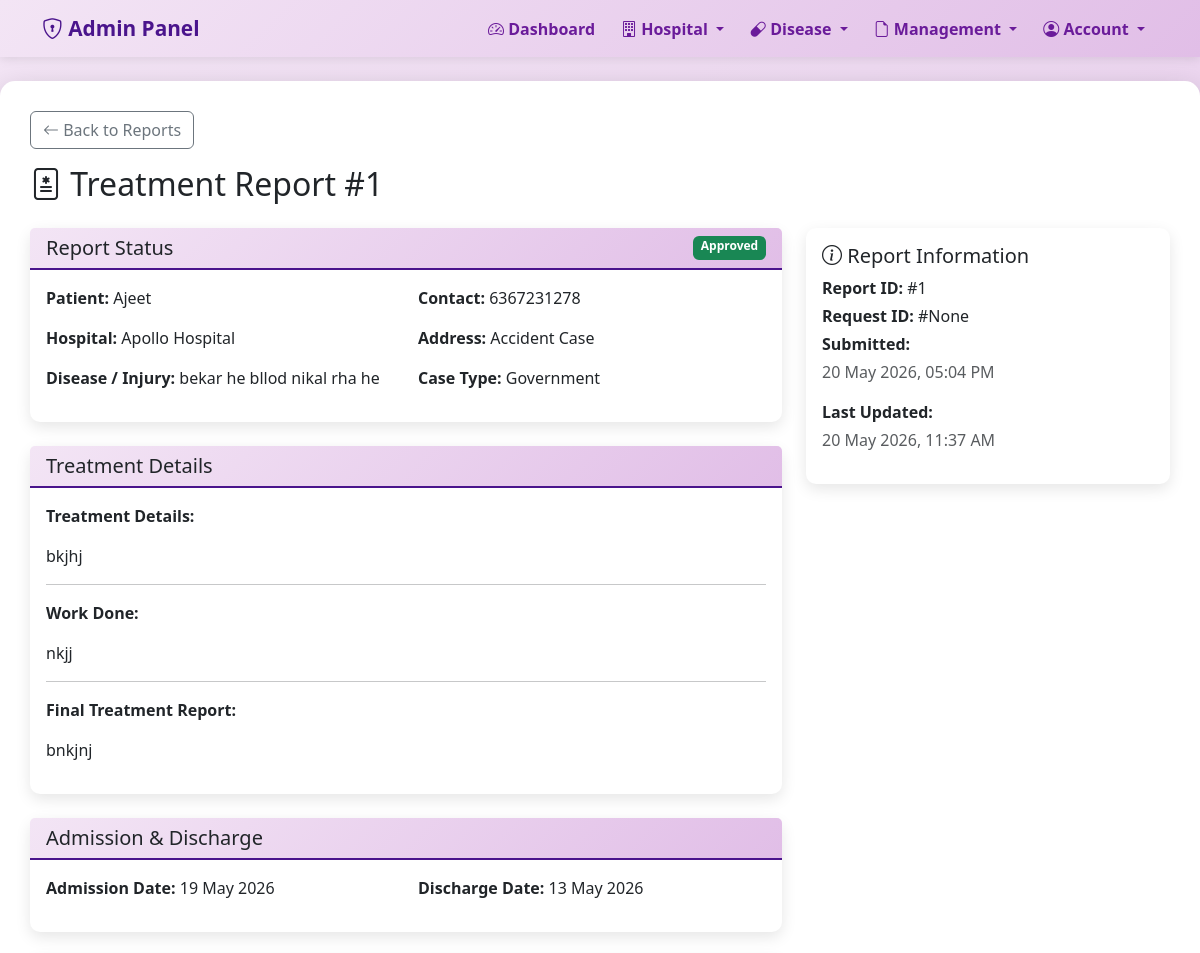
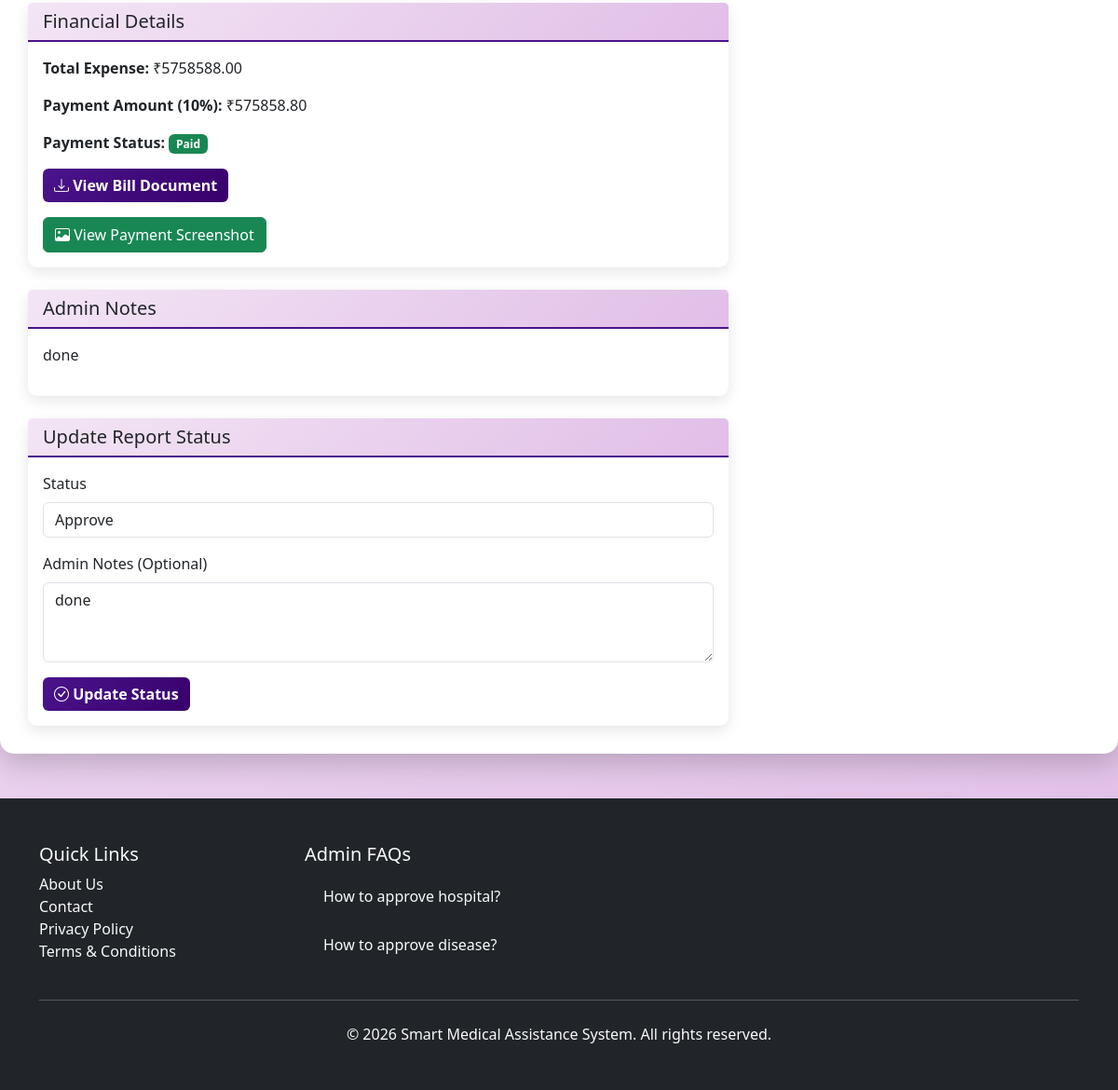
Screenshot of /admin/treatment-report/1 (signed in) with the database file from the repository (2 pictures, top to bottom).
### models.py (models this page shows, shortened)
class TreatmentReport(db.Model):
    __tablename__ = 'treatment_reports'
    report_id = db.Column(db.Integer, primary_key=True)
    request_id = db.Column(db.Integer, db.ForeignKey('patient_requests.request_id'), nullable=True)  # Can be NULL for accident cases
    accident_id = db.Column(db.Integer, db.ForeignKey('accident_cases.accident_id'), nullable=True)  # Can be NULL for normal requests
    hospital_id = db.Column(db.Integer, db.ForeignKey('hospitals.id'), nullable=False)
    patient_id = db.Column(db.Integer, db.ForeignKey('patients.patient_id'), nullable=False)
    case_source = db.Column(db.String(50), nullable=False)  # 'normal' or 'accident'
    patient_serial_number = db.Column(db.String(50))  # Serial number given by hospital
    patient_name = db.Column(db.String(100), nullable=False)
    disease_injury = db.Column(db.String(200), nullable=False)  # Disease name or injury description
    treatment_details = db.Column(db.Text, nullable=False)
    work_done = db.Column(db.Text)  # Tests, medicines, procedures
    admission_date = db.Column(db.Date)
    discharge_date = db.Column(db.Date)
    final_treatment_report = db.Column(db.Text)
    medical_report_url = db.Column(db.String(255))  # Medical report upload
    total_expense = db.Column(db.Numeric(10, 2))
    bill_document_url = db.Column(db.String(255))  # For Government case - single bill
    case_type = db.Column(db.String(50))  # Private or Government
    hospital_bill_url = db.Column(db.String(255))  # Private case - Hospital bill
    hospital_bill_amount = db.Column(db.Numeric(10, 2))  # Private case - Hospital bill amount
    test_bill_url = db.Column(db.String(255))  # Private case - Test bill
    test_bill_amount = db.Column(db.Numeric(10, 2))  # Private case - Test bill amount
    medical_bill_url = db.Column(db.String(255))  # Private case - Medical bill
    medical_bill_amount = db.Column(db.Numeric(10, 2))  # Private case - Medical bill amount
    net_amount = db.Column(db.Numeric(10, 2))  # Private case - Net amount after deducting medical bill
    payment_amount = db.Column(db.Numeric(10, 2))  # 10% amount
    payment_screenshot_url = db.Column(db.String(255))
    payment_method = db.Column(db.String(50))  # 'upi' or 'qr_code'
    upi_id = db.Column(db.String(100))
    payment_status = db.Column(db.String(50), default='pending')  # pending, paid, verified
    status = db.Column(db.String(50), default='submitted')  # submitted, approved, rejected, closed
    admin_notes = db.Column(db.Text)
    created_at = db.Column(
        db.DateTime,
        default=get_ist_now
    )
    updated_at = db.Column(
        db.DateTime,
        default=get_ist_now,
        onupdate=get_ist_now
    )
    request = db.relationship('PatientRequest', backref='treatment_reports')
    accident_case = db.relationship('AccidentCase', backref='treatment_reports')
    hospital = db.relationship('Hospital', backref='treatment_reports')
    patient = db.relationship('Patient', backref='treatment_reports')

class Patient(db.Model):
    __tablename__ = 'patients'
    patient_id = db.Column(db.Integer, primary_key=True)
    name = db.Column(db.String(100), nullable=False)
    username = db.Column(db.String(50), unique=True)
    password_hash = db.Column(db.String(255))
    security_image = db.Column(db.String(50))
    gender = db.Column(db.String(10))
    phone = db.Column(db.String(15), nullable=False)
    email = db.Column(db.String(100))
    email_verified = db.Column(db.Boolean, default=False)  # ✅ ADD
    dob = db.Column(db.Date)
    address = db.Column(db.Text, nullable=False)
    aadhar_no = db.Column(db.String(12), unique=True, nullable=False)
    aadhar_document_url = db.Column(db.String(255))
    has_ayushman = db.Column(db.String(5))
    ayushman_document_url = db.Column(db.String(255))
    created_at = db.Column(db.DateTime, default=get_ist_now)

class Hospital(db.Model):
    __tablename__ = 'hospitals'
    id = db.Column(db.Integer, primary_key=True)   # ✅ CHANGE
    name = db.Column(db.String(200), nullable=False)
    address = db.Column(db.Text, nullable=False)
    speciality = db.Column(db.String(200))
    contact = db.Column(db.String(15), nullable=False)
    email = db.Column(db.String(100))
    password_hash = db.Column(db.String(255))
    admin_approved = db.Column(db.Boolean, default=False)
    admin_approved_by = db.Column(db.Integer, db.ForeignKey('admins.admin_id'))
    admin_approved_at = db.Column(db.DateTime)
    rejection_reason = db.Column(db.Text, nullable=True)  # Reason if rejected
    rejected_at = db.Column(db.DateTime, nullable=True)  # When rejected
    rejected_by = db.Column(db.Integer, db.ForeignKey('admins.admin_id'), nullable=True)  # Who rejected
    created_at = db.Column(db.DateTime, default=get_ist_now)

### app.py (the view)
@app.route('/admin/treatment-report/<int:report_id>')
@login_required_admin
@role_required('admin')
def admin_treatment_report_detail(report_id):
    report = TreatmentReport.query.get_or_404(report_id)
    return render_template('admin/treatment_report_detail.html', report=report)

### app.py (called while the page is built, shortened)
@app.context_processor
def inject_helpers():
    return dict(calculate_age=calculate_age, user_role=session.get('user_role'))

def login_required_admin(f):
    @wraps(f)
    def decorated_function(*args, **kwargs):
        if 'admin_id' not in session:
            flash('Please login to access this page', 'warning')
            return redirect(url_for('admin_login'))
        return f(*args, **kwargs)
    return decorated_function

def role_required(*allowed_roles):
    def decorator(f):
        @wraps(f)
        def decorated_function(*args, **kwargs):
            user_role = session.get('user_role')
            return f(*args, **kwargs)
        return decorated_function
    return decorator

@app.after_request
def add_cache_control(response):
    if response.content_type and 'text/html' in response.content_type:
        response.headers['Cache-Control'] = 'no-cache, no-store, must-revalidate'
        response.headers['Pragma'] = 'no-cache'
        response.headers['Expires'] = '0'
    return response

### templates/admin/treatment_report_detail.html (shortened to what this page needs)
{% extends "admin_base.html" %}
{% block content %}
<div class="main-container">
    <div class="mb-3">
        <a href="/admin/treatment-reports" class="btn btn-outline-secondary">
            <i class="bi bi-arrow-left"></i> Back to Reports
        </a>
    </div>
    <h2 class="mb-4">
        <i class="bi bi-file-medical"></i> Treatment Report #{{ report.report_id }}
    </h2>
    <div class="row">
        <div class="col-md-8">
            <div class="card mb-4">
                <div class="card-header d-flex justify-content-between">
                    <h5 class="mb-0">Report Status</h5>
                    <span class="badge bg-{{ 'success' if report.status == 'approved' else 'danger' if report.status == 'rejected' else 'warning' }}">
                        {{ report.status|title }}
                    </span>
                </div>
                <div class="card-body">
                    <div class="row">
                        <div class="col-md-6">
                            <p><strong>Patient:</strong> {{ report.patient.name }}</p>
                            <p><strong>Hospital:</strong> {{ report.hospital.name }}</p>
                            <p><strong>Disease / Injury:</strong>
                                {% if report.request %}
                                    {{ report.request.disease.name }}
                                {% else %}
                                    {{ report.disease_injury }}
                                {% endif %}
                            </p>
                        </div>
                        <div class="col-md-6">
                            <p><strong>Contact:</strong> {{ report.patient.phone }}</p>
                            <p><strong>Address:</strong> {{ report.patient.address }}</p>
                            <p><strong>Case Type:</strong> {{ report.case_type or 'N/A' }}</p>
                        </div>
                    </div>
                </div>
            </div>
            <div class="card mb-4">
                <div class="card-header">
                    <h5 class="mb-0">Treatment Details</h5>
                </div>
                <div class="card-body">
                    <p><strong>Treatment Details:</strong></p>
                    <p>{{ report.treatment_details }}</p>
                    {% if report.work_done %}
                    <hr>
                    <p><strong>Work Done:</strong></p>
                    <p>{{ report.work_done }}</p>
                    {% endif %}
                    {% if report.final_treatment_report %}
                    <hr>
                    <p><strong>Final Treatment Report:</strong></p>
                    <p>{{ report.final_treatment_report }}</p>
                    {% endif %}
                </div>
            </div>
            <div class="card mb-4">
                <div class="card-header">
                    <h5 class="mb-0">Admission & Discharge</h5>
                </div>
                <div class="card-body">
                    <div class="row">
                        <div class="col-md-6">
                            <p><strong>Admission Date:</strong> {{ report.admission_date.strftime('%d %B %Y') if report.admission_date else 'N/A' }}</p>
                        </div>
                        <div class="col-md-6">
                            <p><strong>Discharge Date:</strong> {{ report.discharge_date.strftime('%d %B %Y') if report.discharge_date else 'N/A' }}</p>
                        </div>
                    </div>
                </div>
            </div>
            <div class="card mb-4">
                <div class="card-header">
                    <h5 class="mb-0">Financial Details</h5>
                </div>
                <div class="card-body">
                    <p><strong>Total Expense:</strong> ₹{{ report.total_expense if report.total_expense else 'N/A' }}</p>
                    {% if report.payment_amount %}
                    <p><strong>Payment Amount (10%):</strong> ₹{{ report.payment_amount }}</p>
                    {% endif %}
                    <p><strong>Payment Status:</strong>
                        <span class="badge bg-{{ 'success' if report.payment_status == 'paid' else 'warning' }}">
                            {{ report.payment_status|title if report.payment_status else 'Pending' }}
                        </span>
                    </p>
                    {% if report.bill_document_url %}
                    <div class="mt-3">
                        <a href="/{{ report.bill_document_url }}" target="_blank" class="btn btn-primary">
                            <i class="bi bi-download"></i> View Bill Document
                        </a>
                    </div>
                    {% endif %}
                    {% if report.payment_screenshot_url %}
                    <div class="mt-3">
                        <a href="/{{ report.payment_screenshot_url }}" target="_blank" class="btn btn-success">
                            <i class="bi bi-image"></i> View Payment Screenshot
                        </a>
                    </div>
                    {% endif %}
                </div>
            </div>
            {% if report.admin_notes %}
            <div class="card mb-4">
                <div class="card-header">
                    <h5 class="mb-0">Admin Notes</h5>
                </div>
                <div class="card-body">
                    <p>{{ report.admin_notes }}</p>
                </div>
            </div>
            {% endif %}
            <div class="card">
                <div class="card-header">
                    <h5 class="mb-0">Update Report Status</h5>
                </div>
                <div class="card-body">
                    <form method="POST" action="/admin/treatment-report/{{ report.report_id }}/update-status">
                        <div class="mb-3">
                            <label for="status" class="form-label">Status</label>
                            <select class="form-control" id="status" name="status" required>
                                <option value="approved" {% if report.status == 'approved' %}selected{% endif %}>Approve</option>
                            </select>
                        </div>
                        <div class="mb-3">
                            <label for="admin_notes" class="form-label">Admin Notes (Optional)</label>
                            <textarea class="form-control" id="admin_notes" name="admin_notes" rows="3">{{ report.admin_notes or '' }}</textarea>
                        </div>
                        <button type="submit" class="btn btn-primary">
                            <i class="bi bi-check-circle"></i> Update Status
                        </button>
                    </form>
                </div>
            </div>
        </div>
        <div class="col-md-4">
            <div class="card">
                <div class="card-body">
                    <h5 class="card-title">
                        <i class="bi bi-info-circle"></i> Report Information
                    </h5>
                    <p class="mb-1"><strong>Report ID:</strong> #{{ report.report_id }}</p>
                    <p class="mb-1"><strong>Request ID:</strong> #{{ report.request_id }}</p>
                    <p class="mb-1"><strong>Submitted:</strong></p>
                    <p class="text-muted">{{ report.created_at.strftime('%d %B %Y, %I:%M %p') }}</p>
                    {% if report.updated_at %}
                    <p class="mb-1"><strong>Last Updated:</strong></p>
                    <p class="text-muted">{{ report.updated_at.strftime('%d %B %Y, %I:%M %p') }}</p>
                    {% endif %}
                </div>
            </div>
        </div>
    </div>
</div>
{% endblock %}

### templates/admin_base.html (style rules this page uses)
body { font-family: "Segoe UI", Tahoma, Geneva, Verdana, sans-serif; background: linear-gradient(135deg, #f3e5f5 0%, #e1bee7 100%); min-height: 100vh; }
.main-container { background: white; border-radius: 15px; box-shadow: 0 10px 30px rgba(0,0,0,0.2); margin: 20px auto; padding: 30px; }
.btn-primary { background: linear-gradient(135deg, #4a148c, #38006b); border: none; font-weight: 600; }
.card { border: none; border-radius: 10px; box-shadow: 0 5px 15px rgba(0,0,0,0.1); }
.card-header { background: linear-gradient(135deg, #f3e5f5 0%, #e1bee7 100%); border-bottom: 2px solid #4a148c; }

### rows the page displays
TreatmentReport: report_id "1", status "Approved", disease_injury "bekar he bllod nikal rha he", case_type "Government", treatment_details "bkjhj", work_done "nkjj", final_treatment_report "bnkjnj", admission_date "19 May 2026", discharge_date "13 May 2026", total_expense "5758588.00", payment_amount "575858.80", payment_status "Paid", admin_notes "done", status "Approve", request_id "None", created_at "20 May 2026, 05:04 PM", updated_at "20 May 2026, 11:37 AM"
Patient: patient.name "Ajeet", patient.phone "6367231278", patient.address "Accident Case"
Hospital: hospital.name "Apollo Hospital"
